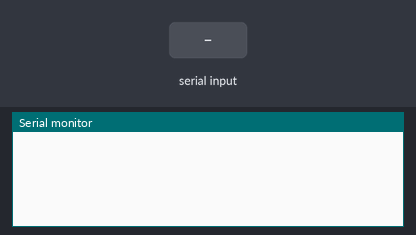
The sketch below on a simulated Arduino Uno, built with avr-gcc and run on an emulated ATmega328P. Shown: the last lines printed to the serial monitor. The test bench sets the inputs (shaded band).

Above: at 1.2 s.
1.3 s: "90,45\n" received over Serial
At 2.5 s:
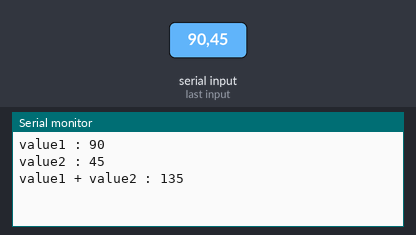
2.8 s: "30,150\n" received over Serial
At 4.5 s:
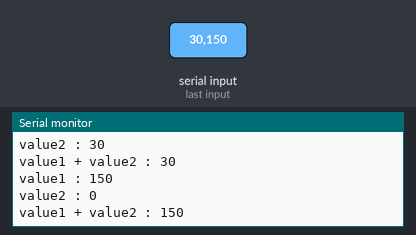
Timing chart, 0 to 6.0 s (numbered marks = the images above; inputs shaded):
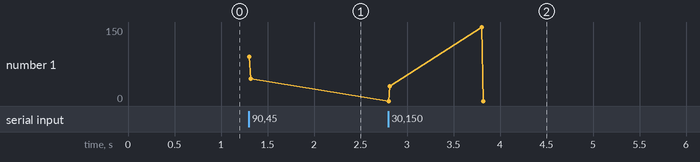

The sketch:

sketch_may03d.ino
```cpp
void setup() {
  Serial.begin(9600);
}

void loop() {
  if(Serial.available()) {
    long value1 = Serial.parseFloat();
    long value2 = Serial.parseFloat();

    Serial.print("value1 : ");
    Serial.println(value1);
    Serial.print("value2 : ");
    Serial.println(value2);
    Serial.print("value1 + value2 : ");
    Serial.println(value1 + value2);
  }

}
```

Measured:
- after the input at 1.3 s, the serial monitor: prints a new line at once (image 1)
- after the input at 2.8 s, the serial monitor: prints a new line at once (image 2)
